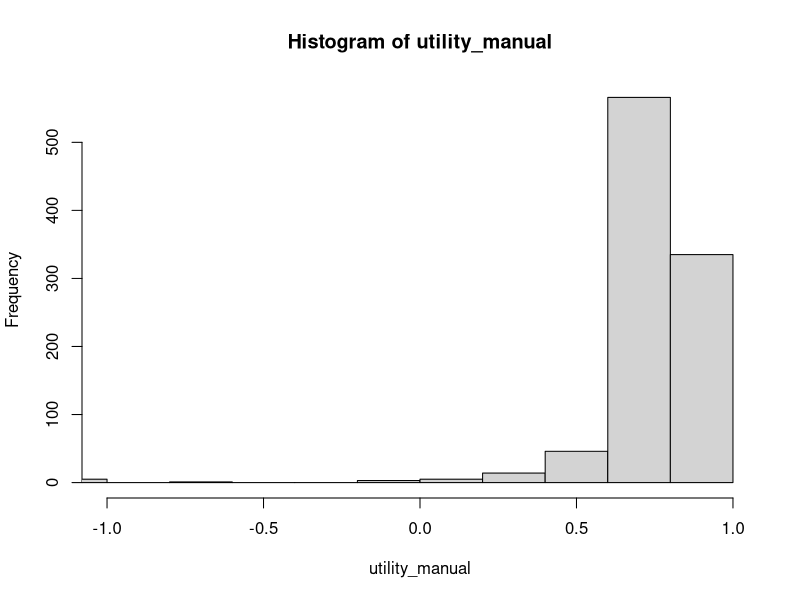

This chart was generated by the following R code:
## ---- chunk 1
# I use capitalized variables as global constants
COLS <- 4
ROWS <- 3

S = seq_len(ROWS * COLS)

LAYOUT <- matrix(S, nrow = ROWS , ncol = COLS)
LAYOUT
## ---- chunk 2
show_layout <- function(x) {
  x <- matrix(x, ncol = COLS, nrow = ROWS, 
    dimnames = list(row = seq_len(ROWS), col = seq_len(COLS)))
  x[rev(seq_len(ROWS)), ]
  }

show_layout(LAYOUT)
## ---- chunk 3
rc_to_s <- function(rc)
  LAYOUT[rbind(rc)]

s_to_rc <-
  function(s)
    drop(which(LAYOUT == s, arr.ind = TRUE, useNames = FALSE))
  
    
rc_to_s(c(3, 4))
s_to_rc(12)
## ---- chunk 4
start <- 1L
## ---- chunk 5
is_terminal <- function(s) s %in% c(5, 11, 12)
## ---- chunk 6
A = c('Up', 'Right', 'Down', 'Left', 'None')

actions <- function(s) { 
  
  # absorbing states
  if(s == 11 || s == 12) return('None')
  
  # illegal state
  if(s == 5) return('None')
  
  c('Up', 'Right', 'Down', 'Left')
}
     
lapply(S, actions)
## ---- chunk 7
R <- function(s, a, s_prime) {
  ## no more reward when we in 11 or 12.
  if(a == 'None' || s == 11 || s == 12) return(0)
  
  ## transition to the absorbing states.
  if(s_prime == 12) return(+1)
  if(s_prime == 11) return(-1)
  
  ## cost for each move
  return(-0.04)
}

R(1, 'Up', 2)
R(9, 'Right', 12)
R(12, 'None', 12)
## ---- chunk 8
calc_transition <- function(s, action) {
  action <- match.arg(action, choices = A)
  
  if(length(s) > 1) return(t(sapply(s, calc_transition, action = action)))
  
  # deal with absorbing and illegal state
  if(s == 11 || s == 12 || s == 5 || action == 'None') {
    P <- rep(0, length(S))
    P[s] <- 1
    return(P)    
  }
  
  action_to_delta <- list(
    'Up' = c(+1, 0),
    'Down' = c(-1, 0),
    'Right' = c(0, +1),
    'Left' = c(0, -1)
    )
  delta <- action_to_delta[[action]]
  dr <- delta[1]
  dc <- delta[2]
   
  rc <- s_to_rc(s)
  r <- rc[1]
  c <- rc[2]
  
  if(dr != 0 && dc != 0) 
    stop("You can only go up/down or right/left!")
  
  P <- matrix(0, nrow = ROWS, ncol = COLS)
  
  # UP/DOWN
  if(dr != 0) {
    new_r <- r + dr
    if(new_r > ROWS || new_r < 1) new_r <- r
    ## can't got to (2, 2)
    if(new_r == 2 && c  == 2) new_r <- r
    P[new_r, c] <- .8
    
    if(c < COLS & !(r == 2 & (c + 1) == 2)) 
      P[r, c + 1] <- .1 else P[r, c] <- P[r, c] + .1 
    if(c > 1 & !(r == 2 & (c - 1) == 2)) 
      P[r, c - 1] <- .1 else P[r, c] <- P[r, c] + .1 
  }
  
  # RIGHT/LEFT
  if(dc != 0) {
    new_c <- c + dc
    if(new_c > COLS || new_c < 1) new_c <- c
    ## can't got to (2, 2)
    if(r == 2 && new_c  == 2) new_c <- c
    P[r, new_c] <- .8
    
    if(r < ROWS & !((r + 1) == 2 & c  == 2)) 
      P[r + 1, c] <- .1 else P[r, c] <- P[r, c] + .1 
    if(r > 1 & !((r - 1) == 2 & c == 2)) 
      P[r - 1, c] <- .1 else P[r, c] <- P[r, c] + .1 
  }
  
  as.vector(P)
}
## ---- chunk 9
calc_transition(1, 'Up')
show_layout(calc_transition(1, 'Up'))
## ---- chunk 10
show_layout(calc_transition(2, 'Right'))
## ---- chunk 11
P_matrices <- lapply(A, FUN = function(a) calc_transition(S, a))
names(P_matrices) <- A
str(P_matrices)
## ---- chunk 12
P <- function(sp, s, a) P_matrices[[a]][s, sp]

P(2, 1, 'Up')
P(5, 4, 'Up')
## ---- chunk 13
pi_manual <- rep('Up', times = length(S))
pi_manual[c(3, 6, 9)] <- 'Right'
pi_manual

show_layout(pi_manual)
## ---- chunk 14
set.seed(1234)
create_random_policy <-
  function()
    sapply(
      S,
      FUN = function(s)
        sample(actions(s), 1)
    )

pi_random <- create_random_policy()
show_layout(pi_random)
## ---- chunk 15
set.seed(1234)
create_random_epsilon_soft_policy <-
  function(epsilon = 0.1) {
    
    # split total randomly into n numbers that add up to total.
    random_split <- function(n, total) {
      if (n == 1)
        return(total)
      
      bordersR <- c(sort(runif(n - 1)), 1)
      bordersL <- c(0, bordersR[1:(n - 1)])
      (bordersR - bordersL) * total
    }
    
    p <-
      matrix(0,
             nrow = length(S),
             ncol = length(A),
             dimnames = list(S, A))
    for (s in S)
      p[s, actions(s)] <- epsilon / length(actions(s)) +
      random_split(n = length(actions(s)), 1 - epsilon)
    
    p
}

pi_random_epsilon_soft <- create_random_epsilon_soft_policy()
pi_random_epsilon_soft
## ---- chunk 16
GAMMA <- 1
## ---- chunk 17
sample_transition <- function(s, a)
  sample(S, size = 1, prob = P_matrices[[a]][s,])

sample_transition(1, 'Up')

table(replicate(n = 100, sample_transition(1, 'Up')))
## ---- chunk 18
simulate_utility <- function(pi, s0 = 1, max_t = 100) {
  s <- s0
  U <- 0
  t <- 0
  
  while (TRUE) {
    ## get action from policy (matrix means it is a stochastic policy)
    if (!is.matrix(pi))
      a <- pi[s]
    else
      a <- sample(A, size = 1, prob = pi[s, ])
    
    ## sample a transition given the action from the policy
    s_prime <- sample_transition(s, a)
    
    ##
    U <- U + GAMMA ^ t * R(s, a, s_prime)
    
    s <- s_prime
    
    ## reached an absorbing state?
    if (s == 11 || s == 12 || s == 5)
      break
    
    t <- t + 1
    if (t >= max_t)
      break
  }
  
  U
}
## ---- chunk 19
simulate_utilities <- function(pi, s0 = 1, N = 1000, max_t = 100)
  replicate(N, simulate_utility(pi, s0, max_t))

utility_manual <- simulate_utilities(pi_manual)
## ---- chunk 20
mean(utility_manual)
hist(utility_manual, xlim = c(-1, 1))
## ---- chunk 21
utility_random <- simulate_utilities(pi_random, max_t = 100)

table(utility_random)
## ---- chunk 22
U_manual <-
  sapply(
    S,
    FUN = function(s)
      mean(simulate_utilities(pi_manual, s0 = s))
  )
show_layout(U_manual)
## ---- chunk 23
U_random <-
  sapply(
    S,
    FUN = function(s)
      mean(simulate_utilities(pi_random, s0 = s))
  )
show_layout(U_random)
